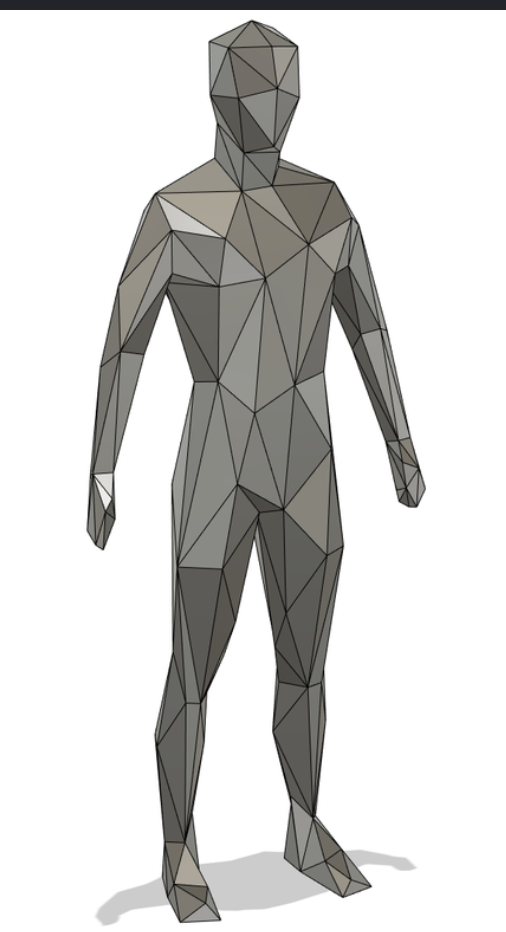
#> input picture lab/reference.png, 506 x 932 px, found by its file name
$ python compare.py ../../reference.png out.png
#> lines starting #> are read from the running program, lines starting #| are printed output that depends on the picture; after the words box and inside, x2 and y2 are one past the last pixel; in counts of white or black regions, pixels touching at a corner belong together
import sys
from PIL import Image, ImageOps
ref=Image.open('reference.png').convert('RGB')
me=Image.open(sys.argv[1]).convert('RGB')
g=ImageOps.invert(me.convert('L')).point(lambda v: 255 if v>60 else 0)
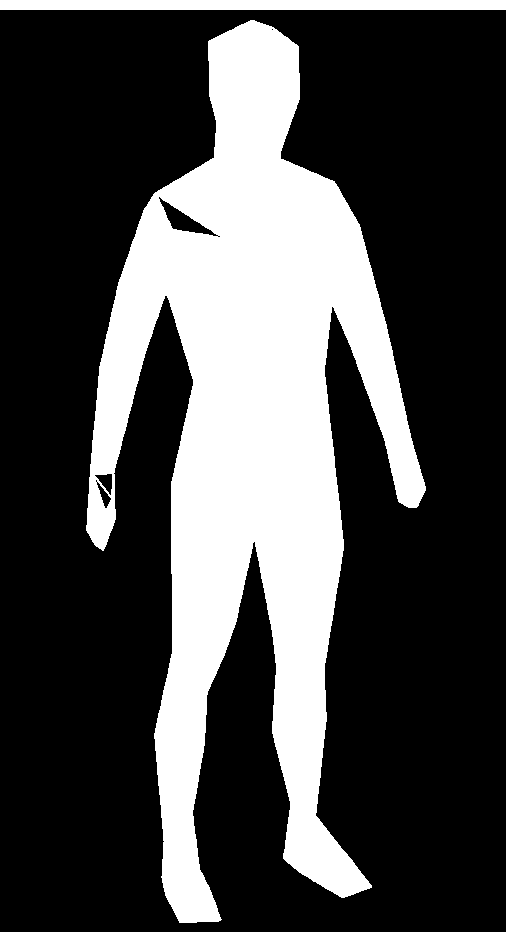
#> g: PIL image 506x932 L; 28.8% white; 2 white regions, box (x1, y1, x2, y2) and area: (86, 20, 426, 923) 130679, (0, 0, 506, 10) 5060
w,h=me.size
#> w = 506; h = 932
g=g.crop((0,30,w,h-40))
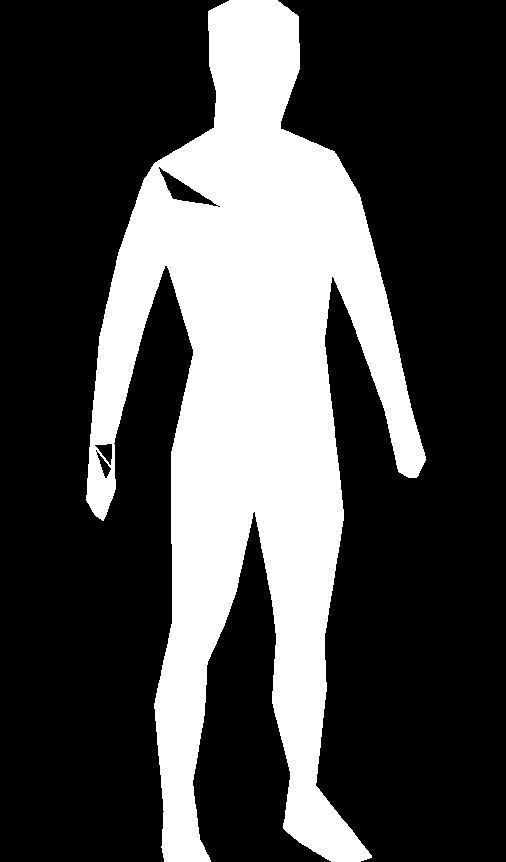
#> g: PIL image 506x862 L; 29.6% white; 1 white region, box (x1, y1, x2, y2) and area: (86, 0, 426, 862) 128943
bb=g.getbbox()
#> bb = (86, 0, 426, 862)
me=me.crop((bb[0]-10,bb[1]+30-10,bb[2]+10,bb[3]+30+10))
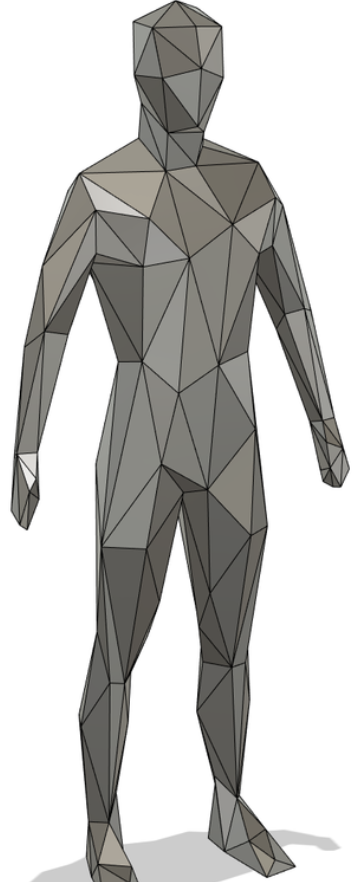
#> me: PIL image 360x882 RGB; mean R, G, B 195.5, 194.9, 192.8
H=900
r=ref.resize((int(ref.width*H/ref.height),H))
m=me.resize((int(me.width*H/me.height),H))
out=Image.new('RGB',(r.width+m.width+20,H),(255,255,255))
#> out: PIL image 875x900 RGB; every value is 255
out.paste(r,(0,0)); out.paste(m,(r.width+20,0))
#> after `out.paste(r, (0, 0))`:
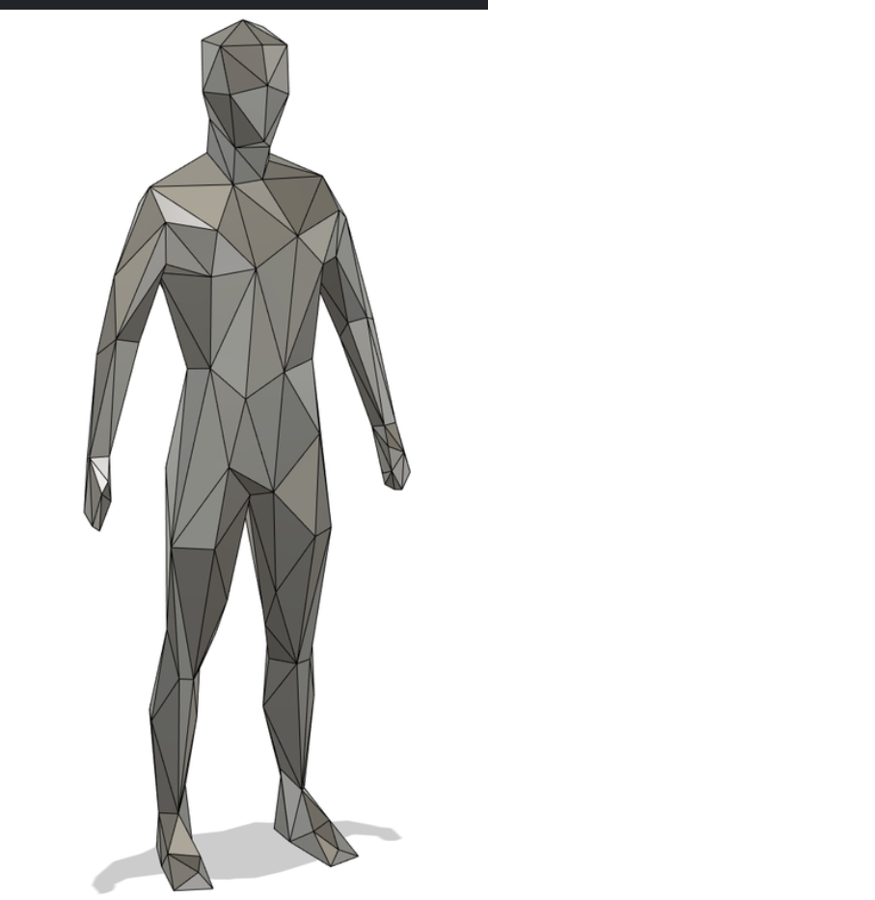
#> out: PIL image 875x900 RGB; mean R, G, B 231.1, 230.9, 230.1
#> after `out.paste(m, (r.width + 20, 0))`:
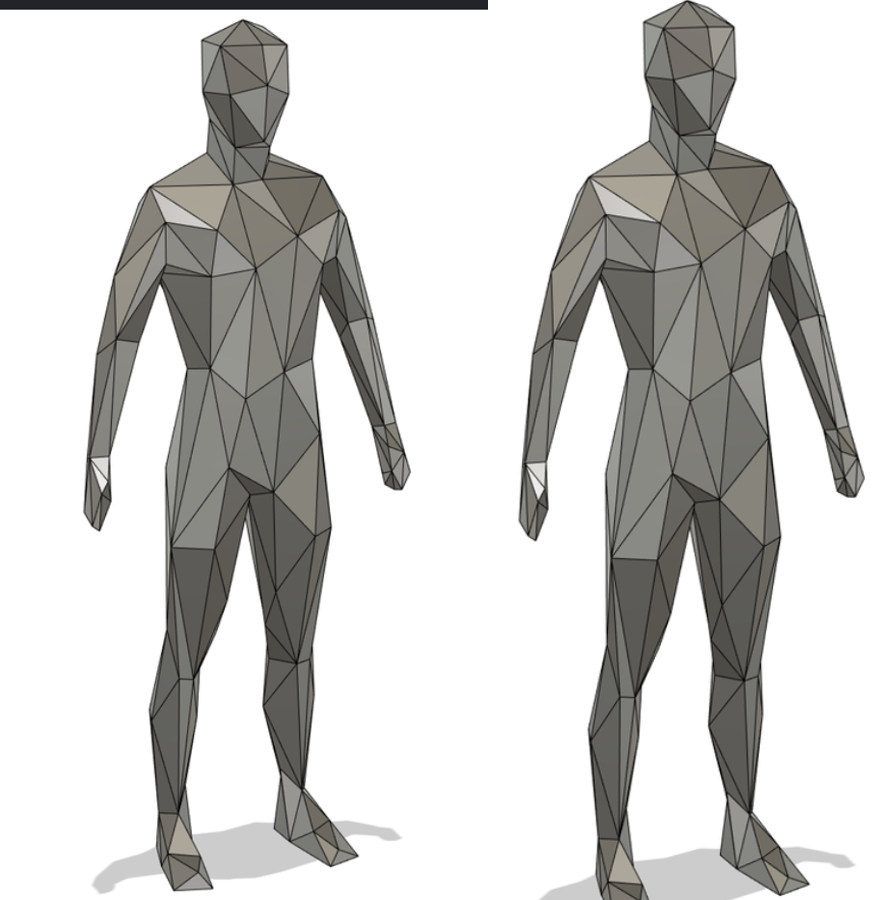
#> out: PIL image 875x900 RGB; mean R, G, B 206.1, 205.7, 204
out.save(sys.argv[2])
